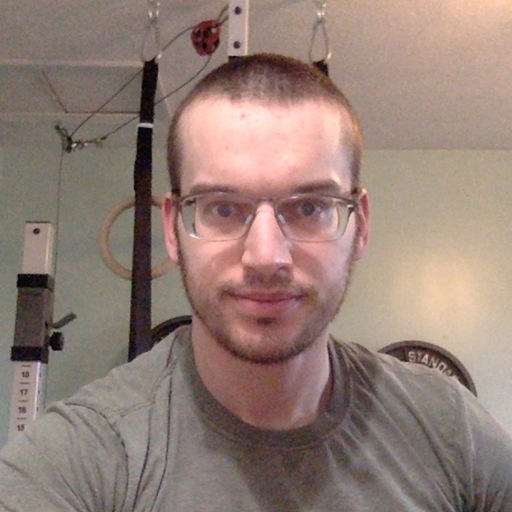
#> input picture math_crash_course/crash_course_assets/steve.jpg, 512 x 512 px, found by its file name
$ jupyter execute 2_dot_product.ipynb
#> lines starting #> are read from the running program, lines starting #| are printed output that depends on the picture
# Crash Course Lession 2

In this lesson we will learn about:

* The **dot product** of two vectors.
* The **length** of a vector.
* The **angle** between two vectors.
* What it means for two vectors to be **orthogonal**.
* How to **orthogonally project** one vector onto the span of another vector.
* The **orthogonal complement** of a subspace.
* The **Gram-Schmidt** process for finding an orthonormal basis of a subspace.
* How to **orthogonally project** one vector onto the span of a list of vectors.

Note that there are **Exercises** intersperced throughout this notebook.  Please attempt these exercises as you encounter them.  Solutions to the exercises are provided at the end of the notebook.

[cell 1]
import numpy as np

**Definition**:  The **dot product** of two vectors is defined by

$$
\begin{bmatrix} v_1 \\ v_2 \\ \vdots \\ v_n \end{bmatrix} \cdot \begin{bmatrix} w_1 \\ w_2 \\ \vdots \\ w_n \end{bmatrix} = v_1w_1 + v_2w_2 +v_3w_3 + \dots + v_nw_n
$$

**Example**:

$$
\begin{align*}
\begin{bmatrix}
1 \\ 2 \\ 3
\end{bmatrix} \cdot
\begin{bmatrix}
3 \\ 0 \\ 2
\end{bmatrix} & = 1(3) + 2(0) + 3(2)\\
&= 3+0+6\\
&= 9
\end{align*}
$$

We can use numpy to compute dot products as follows:

[cell 2]
v = np.array([1,2,3])
w = np.array([3,0,2])
vdotw = np.dot(v,w)
print('The dot product of ', v, ' and ', w, ' is ', vdotw)

Dot products may not look like much, but they have an amazing array of both algebraic and geometric properties:

* We can do "normal algebra" with dot products:
    * The distributive law $\vec{a} \cdot (\vec{b} + \vec{c}) = \vec{a} \cdot \vec{b} + \vec{a} \cdot \vec{c}$
    * The commutative law $\vec{a} \cdot \vec{b} = \vec{b} \cdot \vec{a}$ holds.
    * The zero vector works as you would expect $\vec{a} \cdot \vec{0} = 0$.
* $\vec{v} \cdot \vec{v}$ is the square of the **length** of the vector $\vec{v}$.  Writing $|\vec{v}|$ for the length, we can write $\vec{v} \cdot \vec{v} = |\vec{v}|^2$
    * Note:  This is basically just a restatement of the Pythagorean theorem. For example, if $\vec{v} = \begin{bmatrix} a \\ b \end{bmatrix}$, then $\vec{v} \cdot \vec{v} = a^2 +b^2$ which is the square of the length of the vector by the Pythagorean Theorem.
* $\vec{v} \cdot \vec{w} = |\vec{v}||\vec{w}| \cos(\theta)$ where $\theta$ is the **angle** between the two vectors.
    * In particular, if two vectors are perpendicular (aka **orthogonal**) then the angle between them is $90^\circ$ and  $\cos(90^\circ) = 0$.  So two vectors are orthogonal if their dot product is $0$.

It pains me to skip the beautiful development of these formulas, but this is a crash course!  I recommend checking out the answers to [this question](https://math.stackexchange.com/questions/348717/dot-product-intuition) for some great intuition about how to link the algebra to the geometry here.

**Note**:  We can use the notation $\vec{v} \cdot \vec{w}$ interchangeably with $\langle \vec{v}, \vec{w} \rangle$.  The latter notation is sometimes more readable.

**Exercise 1**

$$
\vec{a} = \begin{bmatrix}
4 \\ -1 \\ 2
\end{bmatrix}

\hphantom{dsd}

\vec{b} = \begin{bmatrix}
3 \\ 2 \\ 1
\end{bmatrix}

\hphantom{dsd}

\vec{c} = \begin{bmatrix}
1 \\ 1 \\ -5
\end{bmatrix}

$$

* Find the length of each vector both by hand and using numpy functions (hint: np.linalg.norm(v) gives the length of a vector v).
* Determine which pair of these vectors are orthogonal both by hand and using numpy functions.
* Find the angle between $\vec{a}$ and $\vec{b}$ both by hand and using numpy functions.

**Exercise 2**

Let $\vec{x}$ and $\vec{y}$ be any two vectors.  Expand out $$|\vec{x} + \vec{y}|^2 = (\vec{x}+ \vec{y})\cdot(\vec{x}+\vec{y})$$ using the algebraic properties of the dot product.

Our main use for dot products will be orthogonally projecting a vector into a subspace.  We will start with the easiest such situation:  orthogonally projecting a vector onto the subspace spanned by another vector.

<p align = 'middle'>

</p>

Here we have two vectors $\vec{v}$ and $\vec{w}$.  The span of $\vec{v}$ is a line through the origin.  We want to **orthogonally project** $\vec{w}$ onto this line.  That means we are trying to find the vector $\vec{p} = \textrm{proj}_{\vec{v}}(\vec{w})$ which is in the span of $\vec{v}$ and for which $\vec{w} - \vec{p}$ is perpendicular to $\vec{v}$.  This projection is the vector in $\textrm{span}(\vec{v})$ which is closest to the vector $\vec{w}$.

We can figure out a formula for $\textrm{proj}_{\vec{v}}(\vec{w})$ by using the dot product properties.

Since $\textrm{proj}_{\vec{v}}(\vec{w})$ is in the span of $\vec{v}$ we know there is a real number $\alpha$ with

$$
\textrm{proj}_{\vec{v}}(\vec{w}) = \alpha \vec{v}
$$

We also know also know that

$$
\left(\vec{w} - \textrm{proj}_{\vec{v}}(\vec{w}) \right) \cdot \vec{v} = 0
$$

Putting these two facots together we have

$$
\begin{align*}
&\left(\vec{w} - \alpha \vec{v} \right) \cdot \vec{v} = 0\\
& \vec{v}\cdot \vec{w} - \alpha \vec{v} \cdot \vec{v} = 0\\
& \alpha = \frac{\vec{v} \cdot \vec{w}}{\vec{v} \cdot \vec{w}}
\end{align*}
$$

So we have

$$
\textrm{proj}_{\vec{v}}(\vec{w}) = \frac{\vec{v} \cdot \vec{w}}{\vec{v} \cdot \vec{v}} \vec{v}
$$

Note:  this formula only makes sense if $\vec{v} \neq \vec{0}$.  If that were the case, then we should define the projection to just be the zero vector.

Note:  this formula also gives us an intuitive way to understand the dot product.  If $\vec{v}$ is of unit length, the formula says $\vec{v} \cdot \vec{w}$ is the amount you need to scale $\vec{v}$ to get the projection of $\vec{w}$ onto the span of $\vec{v}$.

**Exercise 3**:  Implement a python function which takes two numpy vectors and returns the orthogonal projection of second vector onto the span of the first vector.

[cell 3]
# [15 lines of commented-out code are left out]

**Definition**:  The **orthogonal complement** $S^\perp$ (read "S perp") of a subspace $S$ is the collection of all vectors which are orthogonal to every vector in $S$:

$$
S^\perp = \{ \vec{v} \in \mathbb{R}^n : \vec{v} \cdot \vec{w} = 0  \textrm{ for all $\vec{w} \in S$}\}
$$

Examples:

* The orthogonal complement of $\{\vec{0}\}$ is all of $\mathbb{R}^n$.
* $S = \textrm{span}\left( \begin{bmatrix} 1 \\ 0 \\ 0 \end{bmatrix}\right)$ is the $x$-axis.  Then $S^\perp$ would be the collection of all vectors perpendicular to the $x$-axis, which is the $yz$ plane.  In other words, $$S^\perp = \textrm{span}\left( \begin{bmatrix} 0 \\ 1 \\ 0 \end{bmatrix}, \begin{bmatrix} 0 \\ 0 \\ 1 \end{bmatrix}\right)$$.
* $S = \textrm{span}\left( \begin{bmatrix} 1 \\ 0 \\ 0 \end{bmatrix}, \begin{bmatrix} 1 \\ 1 \\ 1 \end{bmatrix}\right)$ is a plane in $\mathbb{R}^3$.  If a vector $\begin{bmatrix} x \\ y \\ z\end{bmatrix} \in S^\perp$ then:

$$
\begin{align*}
&\begin{cases}
\begin{bmatrix} x \\ y \\ z\end{bmatrix} \cdot \begin{bmatrix} 1 \\ 0 \\ 0\end{bmatrix} = 0\\
\begin{bmatrix} x \\ y \\ z\end{bmatrix} \cdot \begin{bmatrix} 1 \\ 1 \\ 1\end{bmatrix} = 0\\
\end{cases}\\
&\begin{cases}
x = 0\\
x+ y + z = 0\\
\end{cases}\\
&\begin{cases}
x = 0\\
z = -y \\
\end{cases}\\
\end{align*}
$$

so

$$
S^\perp  = \left\{\begin{bmatrix} 0 \\ y \\ -y\end{bmatrix}: y \in \mathbb{R}\right\} = \textrm{span}\left(\begin{bmatrix} 0 \\ 1 \\ -1 \end{bmatrix}\right)
$$

In other words, the only vectors perpendicular to the plane spanned by $\begin{bmatrix} 1 \\ 0 \\ 0 \end{bmatrix}$ and  $\begin{bmatrix} 1 \\ 1 \\ 1 \end{bmatrix}$ are multiples of the vector $\begin{bmatrix} 0 \\ 1 \\ -1 \end{bmatrix}$.

**Theorem**:  If $S$ is any subspace of $\mathbb{R}^n$ and $\vec{v}$ is any vector in $\mathbb{R}^n$, then $\vec{v}$ can be uniquely decomposed into the sum of two vectors $\textrm{proj}_S(\vec{v}) \in S$ and $\vec{r} \in S^\perp$.  $\textrm{proj}_S(\vec{v})$ is the vector in $S$ which is closest to $\vec{v}$ among all of the vectors in $S$.  The difference between $\vec{v}$ and $\textrm{proj}_S(\vec{v})$ is $\vec{r}$.

Note:  I am using $\vec{r}$ to stand for "residual" in anticipation of applying this to fitting linear regression.

The rest of this notebook will be leading up to one method (not the most efficient method!) for finding $\textrm{proj}_S(\vec{v})$ when $S$ is the span of a list of vectors.

**Definition**:  an **orthonormal basis** of a subspace $S$ is a basis where each vector has length $1$ and where the basis vectors are pairwise orthogonal to each other.

Observation:  if we can find an orthonormal basis for a subspace $S$, then the problem of projecting a vector orthogonally onto $S$ becomes easy.

Here is why:

Assume $\vec{e}_1, \vec{e}_2, \vec{e}_3, ... \vec{e}_k$ is an orthonormal basis of $S$ and $\vec{v}$ is a vector we want to project orthogonally onto $S$.

By the theorem we know that

$$\vec{v} =  \textrm{proj}_S(\vec{v}) + \vec{r} \textrm{ where $\vec{r} \in S^\perp$}$$

Since $\vec{e}_1, \vec{e}_2, \vec{e}_3, ... \vec{e}_k$ is a basis for $S$ and $\textrm{proj}_S(\vec{v}) \in S $ we can write

$$
\textrm{proj}_S(\vec{v}) = c_1\vec{e}_1+  c_2\vec{e}_2+ c_3\vec{e}_3+  ... +c_k \vec{e}_k
$$

Now we have

$$\vec{v} =  c_1\vec{e}_1+  c_2\vec{e}_2+ c_3\vec{e}_3+  ... +c_k \vec{e}_k  + \vec{r}$$

If we can determine the value of each $c_j$ we are done.  This is easy to do if we dot each side of the equation with $\vec{e}_j$.  Note that $\vec{e}_i \cdot \vec{e}_j = 0$ unless $i = j$ when $\vec{e}_j \cdot \vec{e}_j = 1$.  Also note that $\vec{r} \cdot \vec{e}_j = 0$ since $r \in S^\perp$.

$$
\begin{align*}
&\vec{e}_j \cdot \vec{v} = c_1\vec{e}_1 \cdot \vec{e}_j+  c_2\vec{e}_2 \cdot \vec{e}_j+ c_3\vec{e}_3 \cdot \vec{e}_j+ ... + c_j \vec{e}_j \cdot \vec{e}_j +   ... +c_k \vec{e}_k \cdot \vec{e}_j  + \vec{r} \cdot \vec{e}_j\\
& \vec{e}_j \cdot \vec{v}  = 0 + 0 + 0 + ... + c_j (1) + ... + 0 + 0\\
&c_j  =\vec{e_j} \cdot \vec{v}
\end{align*}
$$

So we find that if $\vec{e}_1, \vec{e}_2, \vec{e}_3, ... \vec{e}_k$ is an orthonormal basis of $S$ then we have the formula

$$
\textrm{proj}_S(\vec{v}) = \sum_{j=1}^{j=k} (\vec{v} \cdot \vec{e}_j)\vec{e_j}
$$

So we have reduced the problem of orthogonally projecting a vector into a subspace to the problem of finding an orthogonal basis for a subspace.

For that we will use the **Gram-Schmidt** process:

Let $S = \textrm{span}(\vec{v_1}, \vec{v_2}, ..., \vec{v_k})$ where the $\vec{v}_j$ are linearly independent.

Note:  if the $\vec{v}_j$ are not linearly independent, you could use the ideas in Lesson 1 to produce a new list with the same span which is linearly independent.

We will find an orthonormal basis $\vec{e}_j$ of $S$ as follows:

* $\vec{e}_1 = \vec{v}_1/|\vec{v}_1|$
* If we already have $\vec{e}_1, \vec{e_2}, ..., \vec{e}_{j-1}$ then we construct $\vec{e}_j$ as follows:
    * Project $\vec{v}_j$ orthogonally onto the span of $\vec{e}_1, \vec{e_2}, ..., \vec{e}_{j-1}$ using the formula obtained above:
       $$ \vec{p}_j = \sum_{i=1}^{j-1} (\vec{v}_j \cdot \vec{e}_i) \vec{e}_i $$
    * $\vec{r_j} = \vec{v}_j - \vec{p}_j$ will be orthogonal to all of the $\vec{e}_i$ generated so far.
    * Set $\vec{e}_j = \vec{r}_j/|\vec{r}_j|$.  This just scales $\vec{r}_j$ to be of length $1$.

**Exercise 4**: Implement the Gram-Schmidt process using NumPy functions.

[cell 4]
# [22 lines of commented-out code are left out]

**Exercise 5**:  Implement orthogonal projection onto a subspace.

[cell 5]
#orthoproj(A,v) takes an (n,k) numpy array A and a (k,) numpy array v as inputs.
#Assuming the columns of A are linearly independent, it returns the orthogonal projection of v onto the span of the columns of A.T

#uncomment and finish the code below!

#def orthoproj(A,v):
    # your code here!

## test
#A = np.random.random((3,2))
#v = np.array(np.random.random(3))
#print(orthoproj(A,v), 'should be equal to', np.dot(A, np.dot(np.linalg.inv(np.dot(A.transpose(),A)),np.dot(A.transpose(),v)))  )

**Example**:  We can use orthogonal projection to create a primitive image compression algorithm.

[cell 6]
from PIL import Image
from numpy import asarray

# feel free to change this image to any other square image you like!
img = Image.open('steve.jpg').convert('L').resize((50,50))
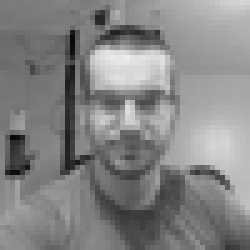
#> img: PIL image 50x50 L (shown 5 times larger); min 8, max 236, mean 132.5

numpydata = asarray(img)/255 #this is a shape (50,50) numpy array with values between 0 and 1 (0 = black, 1 = white, intermediate = grey)

print(numpydata)
#> (printed output is left out)

from matplotlib import pyplot as plt
plt.imshow(numpydata, cmap='gray')
plt.show()

Currently we need to record $50*50 = 2500$ floats to recreate this image.

We are going to think of this image as a vector in $\mathbb{R}^{2500}$.  We are going to make a movie showing projection of this vector onto higher and higher dimensional subspaces:  $0, 100, 200, ..., 2500$.  You can see that as the dimension of the subspace increases, the recreation of the original image improves.

[cell 7]
from IPython.display import HTML
from IPython.display import display
import matplotlib.animation as animation
plt.ioff()

# I am defining a new projection operator which is a bit more efficiently coded.
# You could use your orthoprog, where I use newproj, it will just be slow.
# This takes about 30 seconds to run on my computer.
def newproj(A,v):
    return np.dot(A, np.dot(np.linalg.inv(np.dot(A.transpose(),A)),np.dot(A.transpose(),v)))

v = numpydata.reshape(-1,1) # v is now a (2500,1) vector.count
#> v = 2500 values, max 0.925 at index 575, min 0.0314 at index 1352, mean 0.52

fig, ax = plt.subplots()

ims = []
for i in range(25):
    A = np.random.random((2500, i*100)) # an array whose columns are i*100 random vectors in 2500D space.count
    approx = newproj(A,v).reshape((50,50))
    im = ax.imshow(approx, animated = True, cmap='gray')
    ims.append([im])
#> this loop made 25 passes
#> pass 3, `approx = newproj(A,v).reshape((50,50))`:
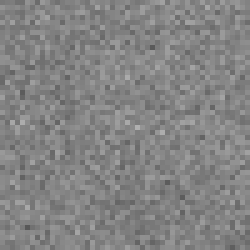
#> approx: shape (50, 50) float64 (shown 5 times larger); min 0.346, max 0.686, mean 0.519
#> after the loop:
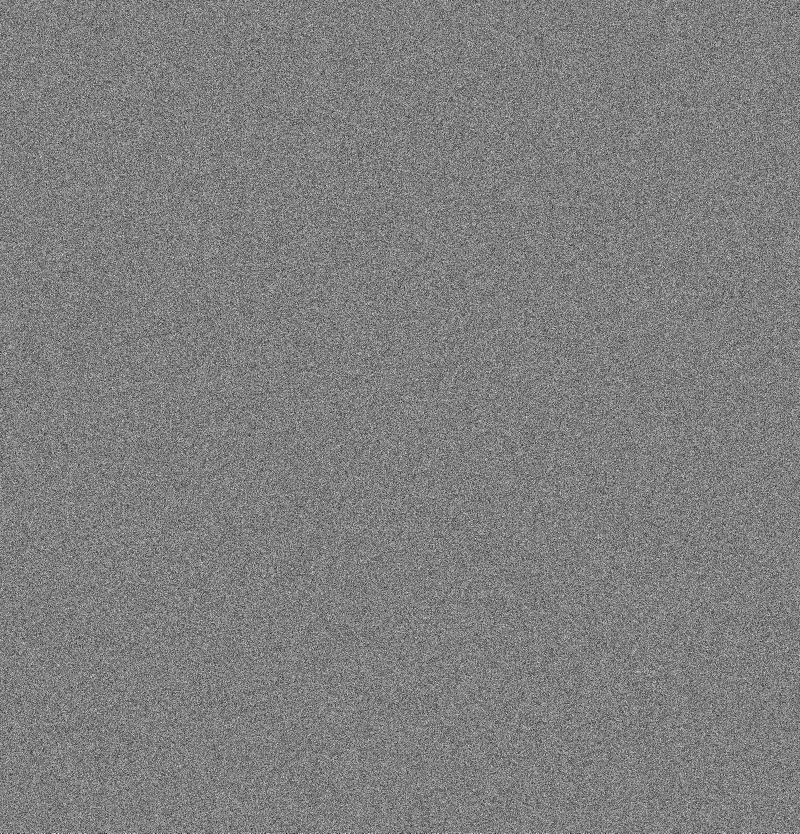
#> A: shape (2500, 2400) float64 (shown at 1/3 size); min 8.16e-08, max 1, mean 0.5
#> after the loop, ims = 25 items

ani = animation.ArtistAnimation(fig, ims, interval=100, blit=True,
                                repeat_delay=1000)

#uncomment the line below if you want to save the animation as a gif.

#ani.save('animation.gif', writer='imagemagick')

display(HTML(ani.to_jshtml()))
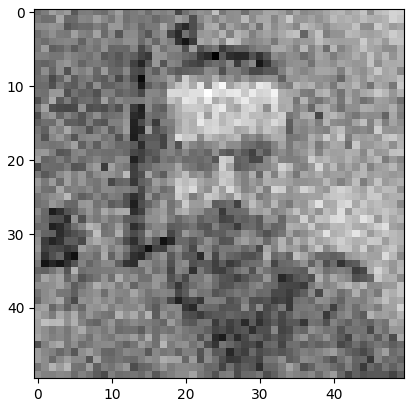
#> figure drawn by matplotlib, 1 panel
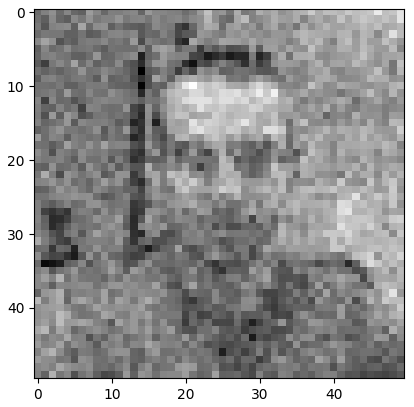
#> figure drawn by matplotlib, 1 panel
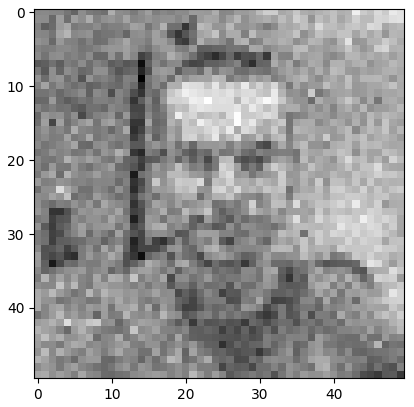
#> figure drawn by matplotlib, 1 panel
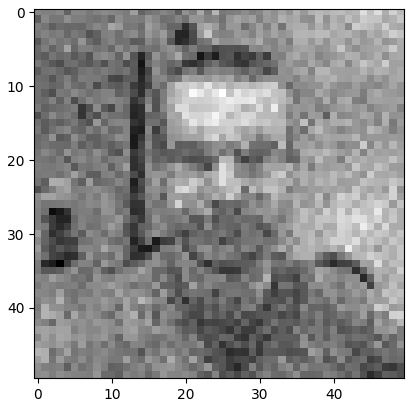
#> figure drawn by matplotlib, 1 panel
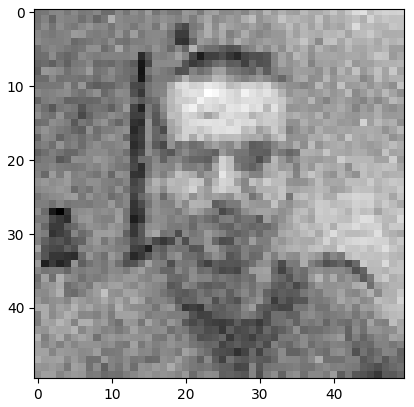
#> figure drawn by matplotlib, 1 panel
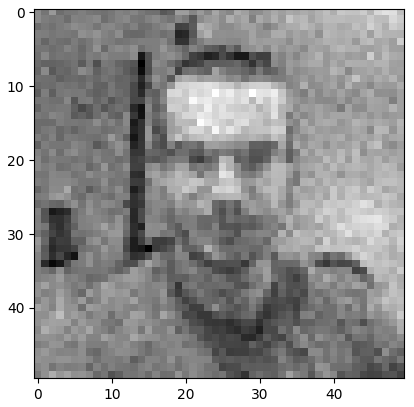
#> figure drawn by matplotlib, 1 panel
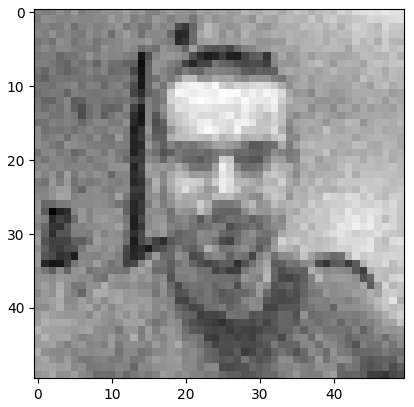
#> figure drawn by matplotlib, 1 panel

I think this is pretty cool!  We are approximating an image by recombining a certain number of "random noise" images with appropriate weights.

# Exercise Solutions

> **Exercise 1**
>
>$$
>\vec{a} = \begin{bmatrix}
>4 \\ -1 \\ 2
>\end{bmatrix}
>
>\hphantom{dsd}
>
>\vec{b} = \begin{bmatrix}
>3 \\ 2 \\ 1
>\end{bmatrix}
>
>\hphantom{dsd}
>
>\vec{c} = \begin{bmatrix}
>1 \\ 1 \\ -5
>\end{bmatrix}
>
>$$
>
>* Find the length of each vector both by hand and using numpy functions (hint: np.linalg.norm(v) gives the length of a vector v).

$$
\begin{align*}
&|\vec{a}| = \sqrt{4^2 + (-1)^2 + 2^2} = \sqrt{21} \approx 4.58\\
&|\vec{b}| = \sqrt{3^2 + 2^2 + 1^2} = \sqrt{14} \approx 3.74\\
&|\vec{c}| = \sqrt{1^2 + 1^2 + (-5)^2} = \sqrt{38} \approx 5.19
\end{align*}
$$

[cell 8]
a = np.array([4,-1,2])
b= np.array([3,2,1])
c = np.array([1,1,-5])
np.linalg.norm(a), np.linalg.norm(b), np.linalg.norm(c)

> * Determine which pair of these vectors are orthogonal both by hand and using numpy functions.

$$
\begin{align*}
&\vec{a} \cdot \vec{b} = 4(3)+(-1)(2) + 2(1) =  12 \neq 0\\
&\vec{a} \cdot \vec{c} = 4(1) + (-1)(1) + 2(-5) = -7 \neq 0\\
&\vec{b} \cdot \vec{c} = 3(1) + 2(1) + 1(-5) = 0
\end{align*}
$$

Only $\vec{b}$ and $\vec{c}$ are orthogonal to each other.

[cell 9]
np.dot(a,b), np.dot(a,c), np.dot(b,c)

> * Find the angle between $\vec{a}$ and $\vec{b}$ both by hand and using numpy functions

$$
\begin{align*}
&\vec{a} \cdot \vec{b} = |\vec{a}||\vec{b}| \cos(\theta)\\
&\theta = \cos^{-1}(\frac{\vec{a} \cdot \vec{b}}{|\vec{a}||\vec{b}|})\\
&\theta = \cos^{-1}(\frac{12}{\sqrt{21}\sqrt{14}})\\
&\theta \approx 0.7956 \textrm{ rad}
\end{align*}
$$

[cell 10]
import math
math.acos(np.dot(a,b)/np.linalg.norm(a)/np.linalg.norm(b))

> **Exercise 3**:  Implement a python function which takes two numpy vectors and returns the orthogonal projection of second vector onto the span of the first vector.

[cell 11]
def proj(v,w):
    if np.linalg.norm(v) == 0:
        return np.zeros(v.shape) # could just return v technically, but I am being extra safe.
    if np.linalg.norm(v) != 0:
        alpha = (np.dot(v,w))/(np.linalg.norm(v)**2) #formula for the coefficient of v.
        p =  alpha * v # formula for the projection.
        return p

# Check youself
v = np.array([1,-1])
w = np.array([3,2])
print('These two should be equal:', proj(v,w), '=',  np.array([0.5,-0.5]))

> **Exercise 4**: Implement the Gram-Schmidt process using NumPy functions.

[cell 12]
# gram_schmidt(A) should take a numpy array of shape (n,k) as input.  For the purposes of this exercise,
# we will assume that the columns of A are linearly independent.  The output should be a numpy array of shape (n,k) whose columns are
# orthonormal and have the same span as the columns of A.

import functools

def gram_schmidt(A):
    n = A.shape[0]
    k = A.shape[1]
    B = np.zeros((n,k))

    B[:,0] = A[:,0]/np.linalg.norm(A[:,0])  # The 0th column of B is the normalized 0th column of A.

    for i in range(1,k):
        v = A[:,i] # This is the ith column of A.

        dots = [np.dot(v, B[:,j])*B[:,j] for j in range(i)]
            # dots is an array of vectors.
            # each vector is obtained by dotting v with each of the e_j for j=0,...,i-1 and scaling e_j by that quantity.

        p = functools.reduce(lambda a,b: a+b, dots)
            # creates a running total of the vectors from dots and returns the final sum.
            # Note 1: p could have also been implemented using a for loop or two, but I find the use of reduce to be cleaner and more comprehensible.
            # Note 2: p could have been defined directly as np.dot(B, np.dot(B.transpose(), v)).  We have not introduced matrix multiplication or the transpose
            # of a matrix yet in this crash course, so I implemented it in a way which is (hopefully!) comprehensible at this stage.

        r = v - p
        e = r/np.linalg.norm(r)
        B[:,i] = e
    return B

# test
A = np.array([[1, 1, 1 ],[-1, 0, 1],[1,1, 2]])
e0 = gram_schmidt(A)[:,0]
e1 = gram_schmidt(A)[:,1]
e2 = gram_schmidt(A)[:,2]
print('These should be 1: ', round(np.linalg.norm(e0),5), round(np.linalg.norm(e1),5), round(np.linalg.norm(e2),5))
print('These should be 0: ', round(np.dot(e0, e1),5), round(np.dot(e0, e2),5), round(np.dot(e1, e2),5))

[cell 13]
#orthoproj(A,v) takes an (n,k) numpy array A and a (k,) numpy array v as inputs.
#Assuming the columns of A are linearly independent, it returns the orthogonal projection of v onto the span of the columns of A.T

def orthoproj(A,v):

    B = gram_schmidt(A)
